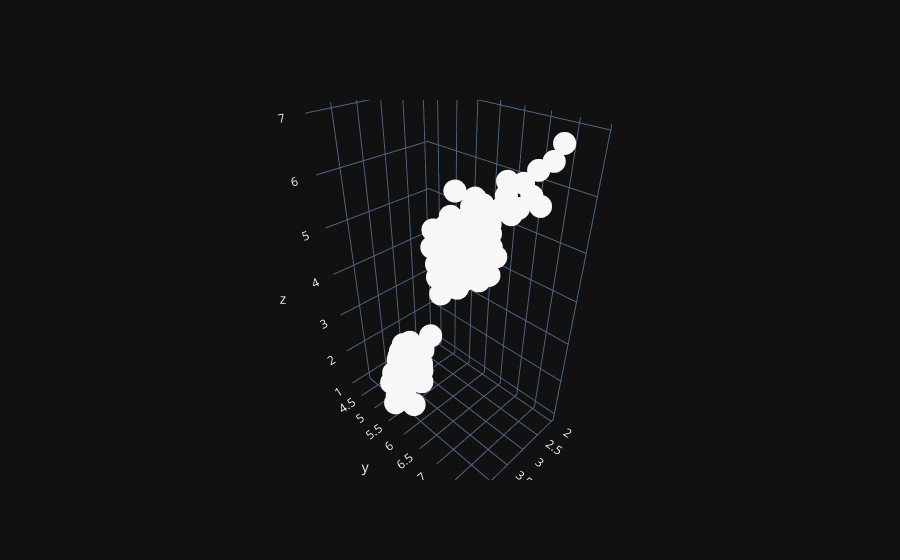

The notebook cell this image was saved under:
### Markdown cell above
Провести кластеризацию данных с помощью алгоритма DBSCAN

### Code cell
from sklearn.cluster import DBSCAN

start_time = time.time()

model3 = DBSCAN(eps=11, min_samples=5).fit(data)
data['Claster'] = model3.labels_

DBSCAN_clust = time.time() - start_time

fig = go.Figure(data=[go.Scatter3d(x=data['sepal_width'], y=data['sepal_length'], z=data['petal_length'], mode='markers', marker_color=data['Claster'])])
fig.show()

### Figure 1 — Plotly figure (JSON) as saved in the notebook; plotly's stock layout.template omitted (floating-point values rounded to 4 significant figures; data arrays with more than 128 entries replaced by an {"elided": "..."} marker saying what was removed)
{"data": [{"marker": {"color": {"elided": "150 int values"}}, "mode": "markers", "x": {"elided": "150 float values"}, "y": {"elided": "150 float values"}, "z": {"elided": "150 float values"}, "type": "scatter3d"}], "layout": {}}
